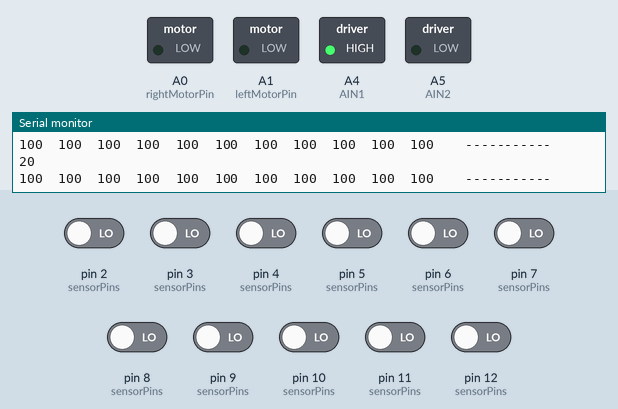
This sketch was run on a simulated Arduino Nano, built with avr-gcc and run on an emulated ATmega328P. On the bench: switched loads named in the sketch (green lamp = pin HIGH), the last lines printed to the serial monitor. The test bench sets the inputs (shaded band); at power-on: pin 2 (sensorPins), pin 3 (sensorPins), pin 4 (sensorPins), pin 5 (sensorPins), pin 6 (sensorPins), pin 7 (sensorPins), pin 8 (sensorPins), pin 9 (sensorPins), pin 10 (sensorPins), pin 11 (sensorPins), pin 12 (sensorPins) LOW.

Above: at 1.7 s.
1.8 s: pin 2 (sensorPins) driven HIGH
At 2.6 s:
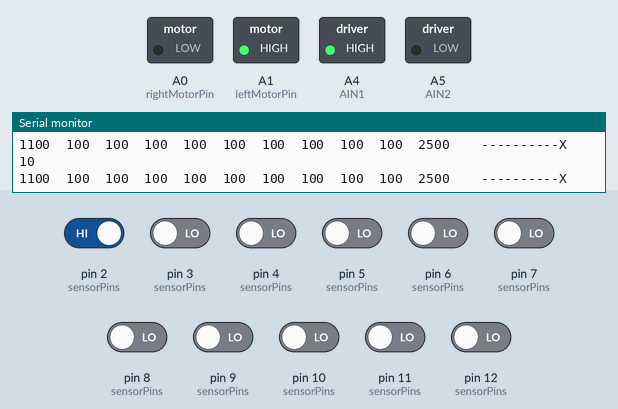
3.3 s: pin 6 (sensorPins) driven HIGH
At 3.9 s:
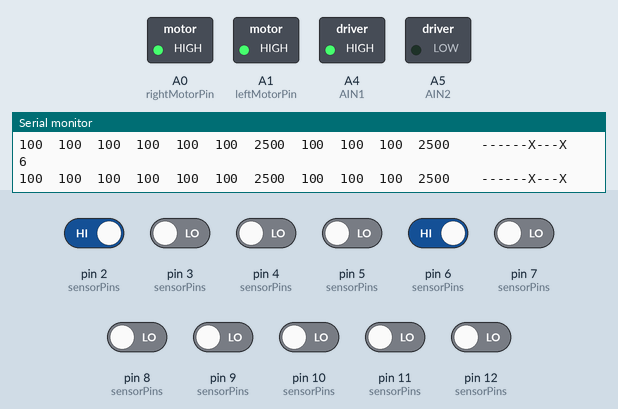
4.9 s: pin 9 (sensorPins) driven HIGH
At 5.7 s:
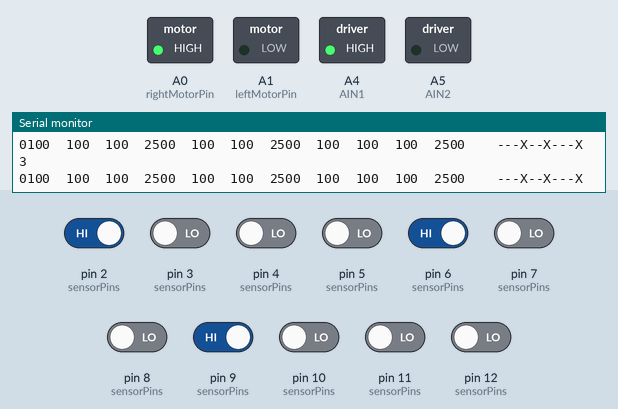
Timing chart, 0 to 7.9 s (numbered marks = the images above; inputs shaded):
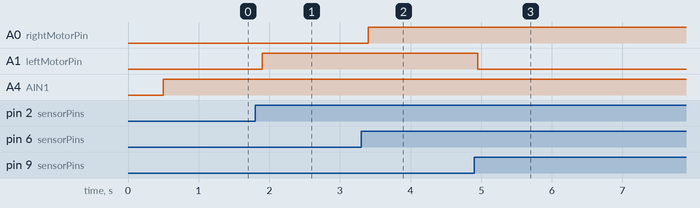

The sketch:

WORKING_V2.ino
```cpp
#include <QTRSensors.h>

int lastIndexFlag = 2;
int maxSpeed = 200;
int outSpeed = 100;

class SensorObj {
private:
    int sensorCount_;
    uint8_t* sensorPins_;
    uint16_t* sensorThresholds_;
    uint16_t* sensorValues_;

public:
    QTRSensors qtr;

    SensorObj(int sensorCount, uint8_t* sensorPins, uint16_t* sensorThresholds) {
        this->sensorCount_ = sensorCount;
        this->sensorPins_ = new uint8_t[sensorCount];
        this->sensorValues_ = new uint16_t[sensorCount];
        this->sensorThresholds_ = new uint16_t[sensorCount];

        for (int i = 0; i < sensorCount; i++) {
            this->sensorPins_[i] = sensorPins[i];
            this->sensorThresholds_[i] = sensorThresholds[i];
            this->sensorValues_[i] = 0;
        }
    }

    int getHighestSensorValueIndex(){
        int highest_sensor_value = 0;
        int highest_sensor_value_index = 20;

        for (int i1 = 0; i1 < sensorCount_; i1++) {
            if (sensorValues_[i1] > sensorThresholds_[i1]) {

                if(sensorValues_[i1] > highest_sensor_value){
                    highest_sensor_value = sensorValues_[i1];
                    highest_sensor_value_index = i1;
                }

            }
        }

        return highest_sensor_value_index;
    }

    int* getMotorSpeedsFromHighestIndex(int theHighestIndex, int* motorSpeeds){
        if(theHighestIndex < 4 && theHighestIndex >= 0){
            motorSpeeds[0] = 0;
            motorSpeeds[1] = maxSpeed;
            lastIndexFlag = 0;
            Serial.print(lastIndexFlag);
        }
        else if(theHighestIndex > 6 && theHighestIndex < 12){
            motorSpeeds[0] = maxSpeed;
            motorSpeeds[1] = 0;
            lastIndexFlag = 1;
            Serial.print(lastIndexFlag);
        }
        else if(theHighestIndex == 20){
                if(lastIndexFlag == 0){
                    motorSpeeds[0] = 0;
                    motorSpeeds[1] = outSpeed;
                    }
                else{
                    motorSpeeds[0] = outSpeed;
                    motorSpeeds[1] = 0;
                }
        }
        else{
            motorSpeeds[0] = maxSpeed;
            motorSpeeds[1] = maxSpeed;
        }
        return motorSpeeds;
    }

    void deBug(){
        for (int i = 0; i < sensorCount_; i++) {
            Serial.print(sensorValues_[i]);
            Serial.print('\t');
        }
        Serial.print('\t');

        for (int i = 0; i < sensorCount_; i++) {
            if (sensorValues_[i] > sensorThresholds_[i]) {
                Serial.print("X");
            } else {
                Serial.print("-");
            }
        }
        Serial.println();
    }

    void readArray() {
        qtr.read(sensorValues_);
        //deBug();

    }

    uint8_t* getSensorPins() const {
        return sensorPins_;
    }

    int getSensorCount() const {
        return sensorCount_;
    }

    ~SensorObj() {
        delete[] sensorPins_;
        delete[] sensorValues_;
        delete[] sensorThresholds_;
    }

};

class MotorsObj {
    public:
    int rightMotorPin;
    int leftMotorPin;
    int rightMotorSpeed = 0;
    int leftMotorSpeed = 0;

    MotorsObj(int rightMotorPin, int leftMotorPin){
        this->rightMotorPin = rightMotorPin;
        this->leftMotorPin = leftMotorPin;

    }

void setMotorSpeed(int* motorSpeeds){
    this->leftMotorSpeed = motorSpeeds[0];
    this->rightMotorSpeed = motorSpeeds[1];
    analogWrite(this->rightMotorPin, this->rightMotorSpeed); //setting right motor speed
    analogWrite(this->leftMotorPin, this->leftMotorSpeed); //setting left motor speed

    /*Serial.print(motorSpeeds[0]);
    Serial.print('\t');
    Serial.print(motorSpeeds[1]);
    Serial.println();
    */
}
};

const int sensorCount = 11;
uint8_t sensorPins[] = {12,11,10, 9, 8, 7, 6, 5,4,3,2};
//                      22,20,18,16,14,13,12,10,8,6,4
uint16_t sensorThresholds[] = {350,350,350,350,350,350,350,350,350,350,350};
const int rightMotorPin = A0;
const int leftMotorPin = A1;
const int AIN1 = A4;
const int AIN2 = A5;
const int BIN1 = A6;
const int BIN2 = A7;

SensorObj so(sensorCount, sensorPins, sensorThresholds);
MotorsObj motors(rightMotorPin, leftMotorPin);

void setup() {
    Serial.begin(9600);
    so.qtr.setTypeRC();
    so.qtr.setSensorPins(so.getSensorPins(), so.getSensorCount());
    pinMode(rightMotorPin, OUTPUT);
    pinMode(leftMotorPin, OUTPUT);
    pinMode(AIN1, OUTPUT);
    pinMode(AIN2, OUTPUT);
    pinMode(BIN1, OUTPUT);
    pinMode(BIN2, OUTPUT);

    delay(500);
}

void loop() {
    digitalWrite(AIN1, HIGH);
    digitalWrite(AIN2, LOW);
    digitalWrite(BIN1, HIGH);
    digitalWrite(BIN2, LOW);
    so.readArray();
    so.deBug();
    int highestSensorValueIndex = so.getHighestSensorValueIndex();
    Serial.print(highestSensorValueIndex);
    Serial.print('\n');

    //analogWrite(rightMotorPin, 255);
    //analogWrite(leftMotorPin, 255);
    int ms[2] = {0,0};
    so.getMotorSpeedsFromHighestIndex(highestSensorValueIndex, ms);

    //Serial.print(ms[0]);
    //Serial.println();
    //Serial.print(ms[1]);
    motors.setMotorSpeed(ms);
    delay(20);
}
```

OOPBASE2.cpp
```cpp
#include <QTRSensors.h>

class SensorObj {
private:
    int sensorCount_;
    uint8_t* sensorPins_;
    uint16_t* sensorThresholds_;
    uint16_t* sensorValues_;

public:
    QTRSensors qtr;

    SensorObj(int sensorCount, uint8_t* sensorPins, uint16_t* sensorThresholds) {
        this->sensorCount_ = sensorCount;
        this->sensorPins_ = new uint8_t[sensorCount];
        this->sensorValues_ = new uint16_t[sensorCount];
        this->sensorThresholds_ = new uint16_t[sensorCount];

        for (int i = 0; i < sensorCount; i++) {
            this->sensorPins_[i] = sensorPins[i];
            this->sensorThresholds_[i] = sensorThresholds[i];
            this->sensorValues_[i] = 0;
        }
    }

    void readArray() {
        qtr.read(sensorValues_);

        for (int i = 0; i < sensorCount_; i++) {
            Serial.print(sensorValues_[i]);
            Serial.print('\t');
        }
        Serial.print('\t');

        for (int i = 0; i < sensorCount_; i++) {
            if (sensorValues_[i] > sensorThresholds_[i]) {
                Serial.print("X");
            } else {
                Serial.print("-");
            }
        }
        Serial.println();
    }

    int getSensorCount() const {
        return sensorCount_;
    }

    uint8_t* getSensorPins() const {
        return sensorPins_;
    }

    ~SensorObj() {
        delete[] sensorPins_;
        delete[] sensorValues_;
        delete[] sensorThresholds_;
    }
};

const int sensorCount = 1;
uint8_t sensorPins[] = {1};
uint16_t sensorThresholds[] = {500};

SensorObj so(sensorCount, sensorPins, sensorThresholds);

void setup() {
    Serial.begin(9600);

    so.qtr.setTypeRC();
    so.qtr.setSensorPins(so.getSensorPins(), so.getSensorCount());
//
//    delay(500);
}

void loop() {
    so.readArray();
    delay(50);
}
```

Measured:
- after the input at 1.8 s, A1 (leftMotorPin): LOW → HIGH after 0.10 s
- after the input at 3.3 s, A0 (rightMotorPin): LOW → HIGH after 0.10 s
- after the input at 4.9 s, A1 (leftMotorPin): HIGH → LOW after 0.05 s
